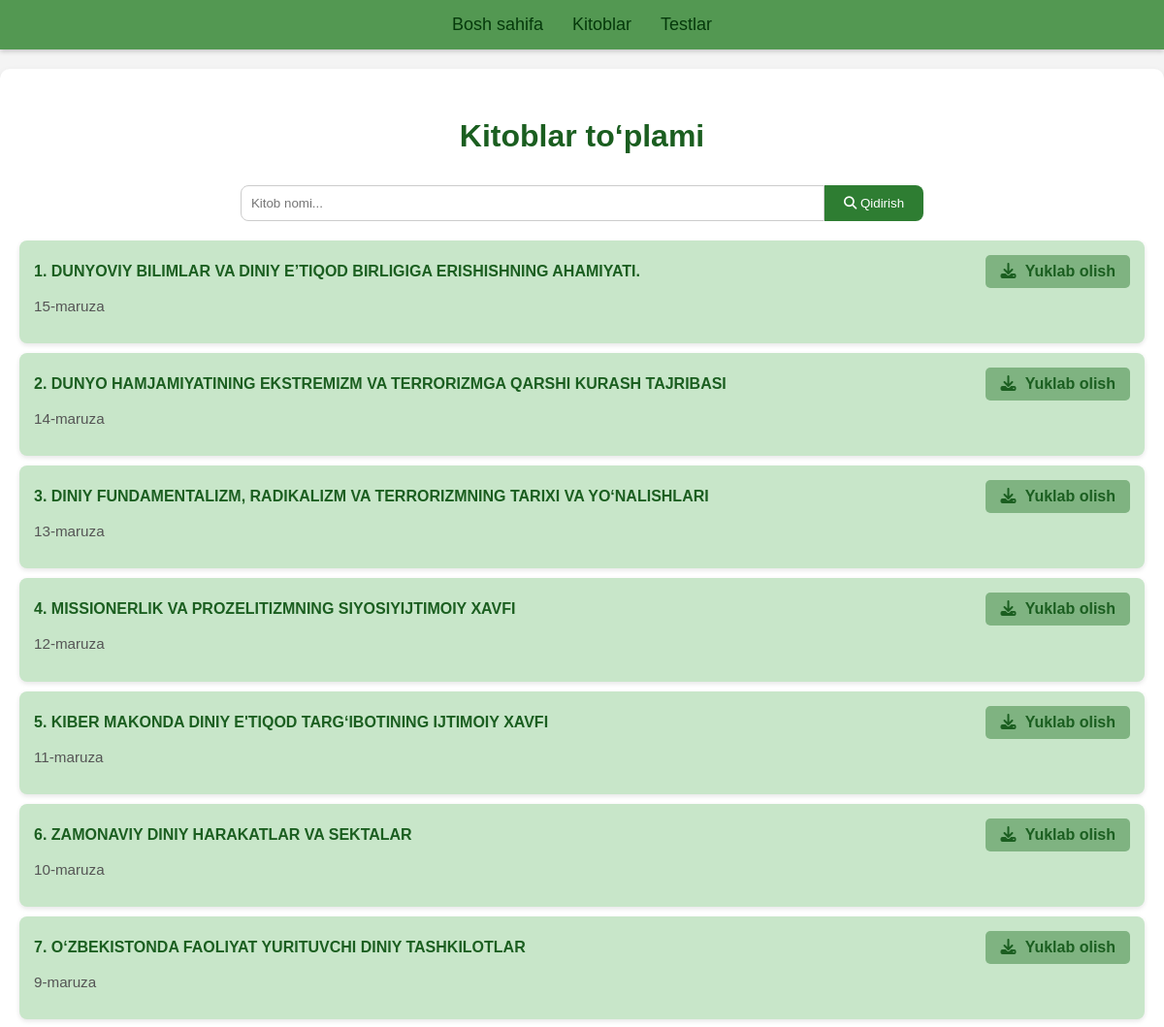
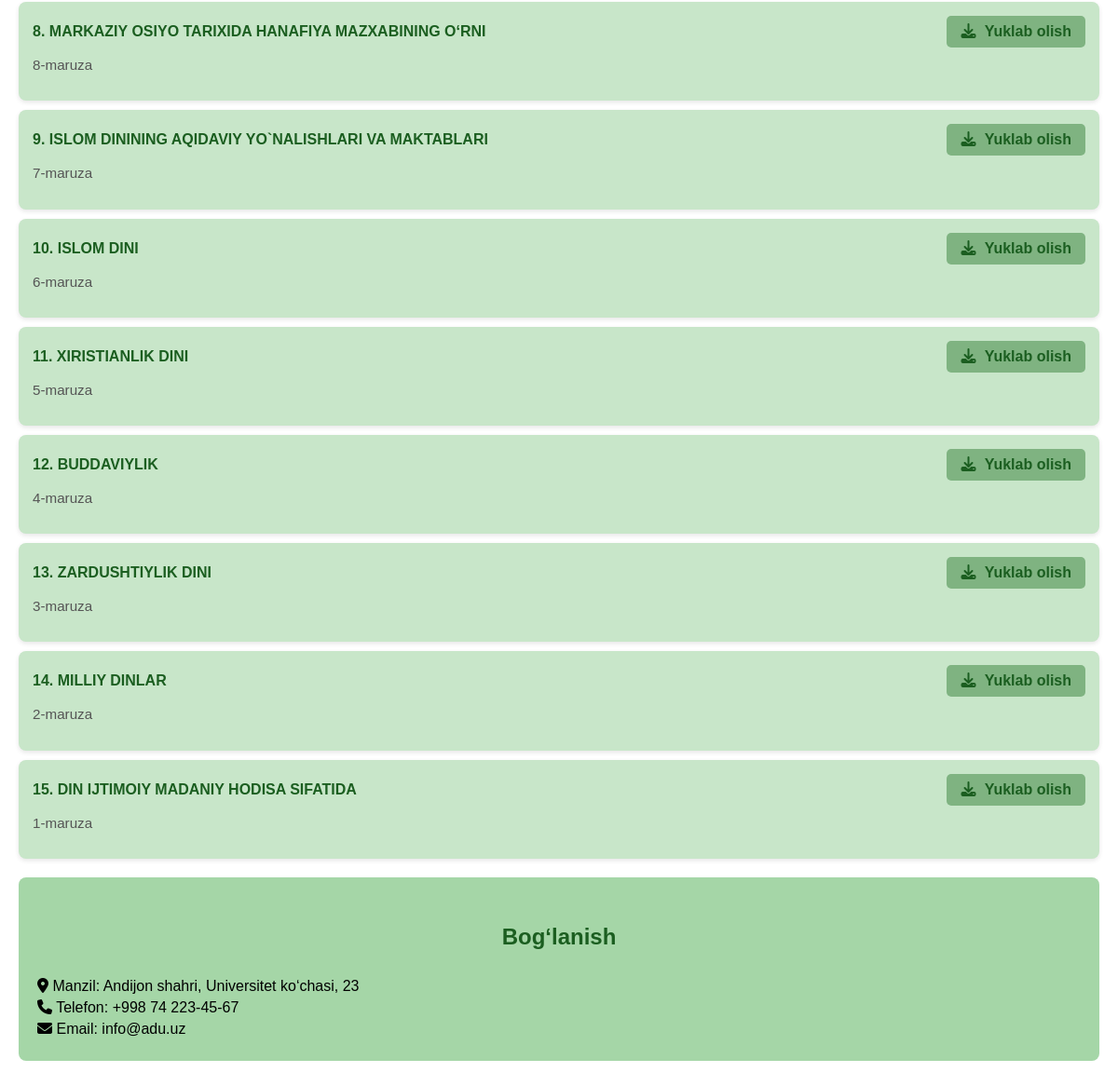
The app's page /kitoblar/ with its own data (2 pictures, top to bottom).
### mainapp/models.py (models this page shows, shortened)
class Book(models.Model):
    title = models.CharField(max_length=200)
    description = models.TextField(blank=True)
    cover = models.ImageField(upload_to='book_covers/', blank=True, null=True)  # 📷 cover image
    file = models.FileField(upload_to='books/')
    uploaded_at = models.DateTimeField(auto_now_add=True)

### mainapp/views.py (the view)
# urls.py: path('kitoblar/', views.book_list, name='books'),
def book_list(request):
    query = request.GET.get('q')
    if query:
        books = Book.objects.filter(title__icontains=query)
    else:
        books = Book.objects.all().order_by('-uploaded_at')
    return render(request, 'mainapp/books.html', {'books': books, 'query': query})

### mainapp/templates/mainapp/books.html (shortened to what this page needs)
{% load static %}
<!DOCTYPE html>
<html lang="uz">
<head>
    <link rel="stylesheet" href="{% static 'mainapp/book.css' %}">
    <link rel="stylesheet" href="https://cdnjs.cloudflare.com/ajax/libs/font-awesome/6.4.2/css/all.min.css">
</head>
<body>
    <header>
        <nav class="navbar">
            <ul>
                <li><a href="{% url 'index' %}" class="active">Bosh sahifa</a></li>
                <li><a href="{% url 'books' %}" class="active">Kitoblar</a></li>
                <li><a href="{% url 'test_list' %}" class="active">Testlar</a></li>
            </ul>
        </nav>
    </header>
    <div class="container">
        <h1>Kitoblar to‘plami</h1>
        <form method="GET" class="search-form">
            <input type="text" name="q" placeholder="Kitob nomi..." value="{{ request.GET.q }}">
            <button type="submit"><i class="fas fa-search"></i> Qidirish</button>
        </form>
        {% if books %}
        <div class="document-list">
            {% for book in books %}
            <div class="document-item">
                <div class="document-header">
                    <a href="{{ book.file.url }}" target="_blank">{{ forloop.counter }}. {{ book.title }}</a>
                    <a href="{{ book.file.url }}" class="download-btn" download><i class="fas fa-download"></i> Yuklab olish</a>
                </div>
                <p class="document-desc">
                    {% if book.description %}
                        {{ book.description|truncatewords:20 }}
                    {% else %}
                        Ushbu kitob haqida qo‘shimcha ma’lumot mavjud emas.
                    {% endif %}
                </p>
            </div>
            {% endfor %}
        </div>
        {% else %}
        <div class="alert-warning">Kitoblar topilmadi.</div>
        {% endif %}
        <div class="contact">
            <h2>Bog‘lanish</h2>
            <p><i class="fas fa-map-marker-alt"></i> Manzil: Andijon shahri, Universitet ko‘chasi, 23</p>
            <p><i class="fas fa-phone"></i> Telefon: +998 74 223-45-67</p>
            <p><i class="fas fa-envelope"></i> Email: info@adu.uz</p>
        </div>
    </div>
</body>
</html>

### mainapp/static/mainapp/book.css (style rules this page uses)
body { font-family: Arial, sans-serif; margin: 0; padding: 0; background-color: #f4f4f4; }
.container { max-width: 1200px; margin: 20px auto; padding: 20px; background: white; border-radius: 10px; box-shadow: 0 4px 8px rgba(0, 0, 0, 0.1); }
h1, h2 { padding: 10px; text-align: center; color: #1B5E20; }
.search-form { display: flex; justify-content: center; margin: 20px 0; }
.search-form input { width: 50%; padding: 10px; border: 1px solid #ccc; border-radius: 8px 0 0 8px; }
.search-form button { padding: 10px 20px; background: #2E7D32; color: white; border: none; border-radius: 0 8px 8px 0; cursor: pointer; }
.document-list { margin-top: 20px; }
.document-item { padding: 15px; margin-bottom: 10px; background: #C8E6C9; border-radius: 8px; box-shadow: 0 2px 5px rgba(0, 0, 0, 0.1); }
.document-header { display: flex; justify-content: space-between; align-items: center; }
.document-header a { text-decoration: none; color: #1B5E20; font-weight: bold; }
.download-btn { background: #7fb381; color: white; padding: 8px 15px; border-radius: 5px; text-decoration: none; }
.download-btn i { margin-right: 5px; }
.document-desc { margin-top: 10px; color: #555; font-size: 0.95em; }
.contact { padding: 20px; background: #A5D6A7; margin: 20px 0; border-radius: 8px; }
.contact p { margin: 5px 0; }
.navbar { background: #539852; padding: 15px 0; box-shadow: 0 2px 5px rgba(0, 0, 0, 0.2); }
.navbar ul { list-style: none; margin: 0; padding: 0; display: flex; justify-content: center; }
.navbar ul li { margin: 0 15px; }
.navbar ul li a { color: #eff7ec; text-decoration: none; font-size: 18px; }
.navbar ul li a:hover, .navbar ul li a.active { color: #05390b; }

### records on screen
Book: title "DUNYOVIY BILIMLAR VA DINIY E’TIQOD BIRLIGIGA ERISHISHNING AHAMIYATI.", description "15-maruza"
Book: title "DUNYO HAMJAMIYATINING EKSTREMIZM VA TERRORIZMGA QARSHI KURASH TAJRIBASI", description "14-maruza"
Book: title "DINIY FUNDAMENTALIZM, RADIKALIZM VA TERRORIZMNING TARIXI VA YO‘NALISHLARI", description "13-maruza"
Book: title "MISSIONERLIK VA PROZELITIZMNING SIYOSIYIJTIMOIY XAVFI", description "12-maruza"
Book: title "KIBER MAKONDA DINIY E'TIQOD TARG‘IBOTINING IJTIMOIY XAVFI", description "11-maruza"
Book: title "ZAMONAVIY DINIY HARAKATLAR VA SEKTALAR", description "10-maruza"
Book: title "O‘ZBEKISTONDA FAOLIYAT YURITUVCHI DINIY TASHKILOTLAR", description "9-maruza"
Book: title "MARKAZIY OSIYO TARIXIDA HANAFIYA MAZXABINING O‘RNI", description "8-maruza"
Book: title "ISLOM DININING AQIDAVIY YO`NALISHLARI VA MAKTABLARI", description "7-maruza"
Book: title "ISLOM DINI", description "6-maruza"
Book: title "XIRISTIANLIK DINI", description "5-maruza"
Book: title "BUDDAVIYLIK", description "4-maruza"
Book: title "ZARDUSHTIYLIK DINI", description "3-maruza"
Book: title "MILLIY DINLAR", description "2-maruza"
Book: title "DIN IJTIMOIY MADANIY HODISA SIFATIDA", description "1-maruza"
